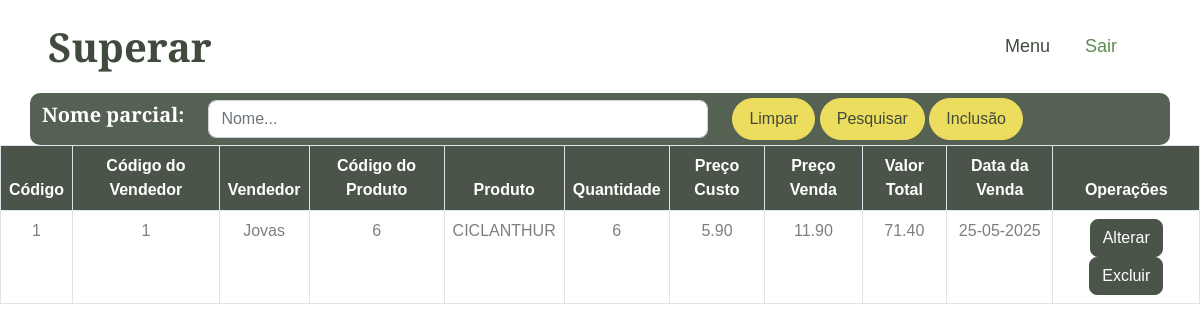
Before: /vendaselect.php (signed in) with the older database file.
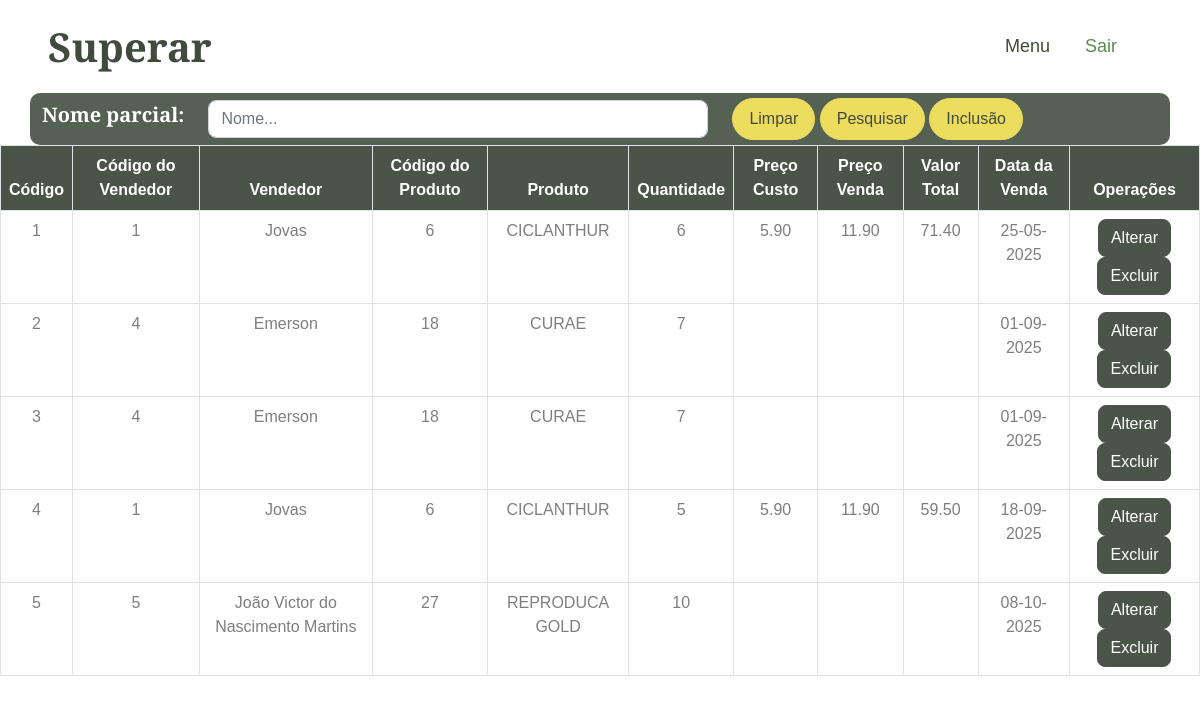
After: the same page with the newer database file.
### tables this page shows
CREATE TABLE `venda` (
  `id` int(11) NOT NULL,
  `idproduto` int(11) DEFAULT NULL,
  `idvendedor` int(11) DEFAULT NULL,
  `idcliente` int(11) NOT NULL,
  `quantidade` int(11) NOT NULL,
  `datavenda` date DEFAULT NULL,
  `preco` decimal(10,2) NOT NULL,
  `valortotal` decimal(10,2) GENERATED ALWAYS AS (`quantidade` * `preco`) STORED,
  `precocusto` decimal(10,2) NOT NULL
);

CREATE TABLE `vendedor` (
  `id` int(11) NOT NULL,
  `nome` varchar(255) NOT NULL
);

CREATE TABLE `produto` (
  `id` int(11) NOT NULL,
  `nome` varchar(255) NOT NULL,
  `preco` decimal(10,2) NOT NULL,
  `comissao` decimal(5,2) DEFAULT NULL,
  `estoque` int(11) DEFAULT NULL,
  `precocusto` decimal(10,2) DEFAULT NULL,
  `precovenda` decimal(10,2) DEFAULT NULL
);

### vendaselect.php (the view, shortened to what this page needs)
<?php
include('connect.php');
$sql = 'select v.id id, p.id idp, p.nome produto, ve.id idv, ve.nome vendedor,
        p.precocusto, p.precovenda, v.quantidade, v.datavenda,
        p.precovenda * v.quantidade as valortotal
        from venda v
        inner join produto p
        on p.id = v.idproduto
        inner join vendedor ve
        on ve.id = v.idvendedor';
$pesqnome = '';
$result = mysqli_query($con, $sql);
?>
<!DOCTYPE html>
<html lang="pt-br">
<head>
    <link href="https://cdnjs.cloudflare.com/ajax/libs/font-awesome/5.10.0/css/all.min.css" rel="stylesheet">
    <link href="https://cdn.jsdelivr.net/npm/bootstrap-icons@1.4.1/font/bootstrap-icons.css" rel="stylesheet">
    <link href="lib/animate/animate.min.css" rel="stylesheet">
    <link href="lib/owlcarousel/assets/owl.carousel.min.css" rel="stylesheet">
    <link href="lib/lightbox/css/lightbox.min.css" rel="stylesheet">
    <link href="css/bootstrap.min.css" rel="stylesheet">
    <link href="css/style.css" rel="stylesheet">
</head>
<body>
    <nav class="navbar navbar-expand-lg bg-white navbar-light sticky-top px-4 px-lg-5">
        <h1 class="m-0">Superar</h1>
        <div class="collapse navbar-collapse" id="navbarCollapse">
            <div class="navbar-nav ms-auto p-4 p-lg-0">
                <a href="menu.php" class="nav-item nav-link">Menu</a>
                <a href="logout.php" class="nav-item nav-link active">Sair</a>
            </div>
        </div>
    </nav>
    <div class="text-center mx-auto wow fadeInUp" data-wow-delay="0.1s">
        <div class="text-center mx-auto wow fadeInUp" data-wow-delay="0.1s">
            <div class="container" style="background-color: transparent;">
                <form method="post" action="">
                    <div class="row align-items-center" style="background-color: #556152; padding-top:5px; padding-bottom:5px; border-radius: 10px;">
                        <div class="col-auto">
                            <h5 style="color: white;">Nome parcial:</h5>
                        </div>
                        <div class="col-auto">
                            <input type="text" name="pesqnome" id="pesqnome" class="form-control" placeholder="Nome..." style="width: 500px;" value="<?php echo $pesqnome; ?>">
                        </div>
                        <div class="col-auto">
                            <a href="vendaselect.php" class="btn btn-secondary rounded-pill py-2 px-3">Limpar</a>
                            <button class="btn btn-secondary rounded-pill py-2 px-3" type="submit" name="submit">Pesquisar</button>
                            <a href="vendainsert.php" class="btn btn-secondary rounded-pill py-2 px-3">Inclusão</a>
                        </div>
                    </div>
                </form>
            </div>
        </div>
        <table class="table table-bordered" style="background-color: white; opacity: 94%; text-align: center;">
            <thead class="thead-dark">
                <tr>
                    <th scope="col" style="background-color: #404A3D; color: white;">Código</th>
                    <th scope="col" style="background-color: #404A3D; color: white;">Código do Vendedor</th>
                    <th scope="col" style="background-color: #404A3D; color: white;">Vendedor</th>
                    <th scope="col" style="background-color: #404A3D; color: white;">Código do Produto</th>
                    <th scope="col" style="background-color: #404A3D; color: white;">Produto</th>
                    <th scope="col" style="background-color: #404A3D; color: white;">Quantidade</th>
                    <th scope="col" style="background-color: #404A3D; color: white;">Preço Custo</th>
                    <th scope="col" style="background-color: #404A3D; color: white;">Preço Venda</th>
                    <th scope="col" style="background-color: #404A3D; color: white;">Valor Total</th>
                    <th scope="col" style="background-color: #404A3D; color: white;">Data da Venda</th>
                    <th scope="col" style="background-color: #404A3D; color: white;">Operações</th>
                </tr>
            </thead>
            <tbody>
                <?php
                if ($result && mysqli_num_rows($result) > 0) {
                    while ($row = mysqli_fetch_assoc($result)) {
                        echo "<tr>
                <td>" . $row['id'] . "</td>
                <td>" . $row['idv'] . "</td>
                <td>" . $row['vendedor'] . "</td>
                <td>" . $row['idp'] . "</td>
                <td>" . $row['produto'] . "</td>
                <td>" . $row['quantidade'] . "</td>
                <td>" . $row['precocusto'] . "</td>
                <td>" . $row['precovenda'] . "</td>
                <td>" . $row['valortotal'] . "</td>
                <td>" . $datavenda =
                substr($row['datavenda'], 8, 2) .
                substr($row['datavenda'], 4, 4) .
                substr($row['datavenda'], 0, 4) . "
                <td>
                    <a href='vendaupdate.php?updateid=" . $row['id'] . "' class='btn btn-dark'>Alterar</a>
                    <a href='vendadelete.php?deleteid=" . $row['id'] . "' class='btn btn-dark'>Excluir</a>
                </td>
              </tr>";
                    }
                } else {
                    echo "<tr><td colspan='5'>Nenhuma venda registrada.</td></tr>";
                }
                ?>
            </tbody>
        </table>
    </div>
</body>
</html>

### css/style.css (style rules this page uses)
:root { --primary: #5B8C51; --secondary: #EDDD5E; --light: #F7F7F7; --dark: #404A3D; }
body { margin: 0; font-family: Poppins, sans-serif; }
.btn { transition: .5s; font-weight: 500; }
.btn-secondary, .btn-outline-secondary:hover { color: var(--dark); }
.navbar.sticky-top { top: -100px; transition: .5s; }
.navbar .navbar-nav .nav-link { margin-right: 35px; padding: 25px 0; color: var(--dark); font-size: 18px; font-weight: 500; outline: none; }
.navbar .navbar-nav .nav-link:hover, .navbar .navbar-nav .nav-link.active { color: var(--primary); }

Changed rows visible on the page:
added venda: id "2", idvendedor "4", idvendedor.nome "Emerson", idproduto "18", idproduto.nome "CURAE", quantidade "7", datavenda "01", datavenda "-09-", datavenda "2025"
added venda: id "3", idvendedor "4", idvendedor.nome "Emerson", idproduto "18", idproduto.nome "CURAE", quantidade "7", datavenda "01", datavenda "-09-", datavenda "2025"
added venda: id "4", idvendedor "1", idvendedor.nome "Jovas", idproduto "6", idproduto.nome "CICLANTHUR", quantidade "5", idproduto.precocusto "5.90", idproduto.precovenda "11.90", valortotal "59.50", datavenda "18", datavenda "-09-", datavenda "2025"
added venda: id "5", idvendedor "5", idvendedor.nome "João Victor do Nascimento Martins", idproduto "27", idproduto.nome "REPRODUCA GOLD", quantidade "10", datavenda "08", datavenda "-10-", datavenda "2025"
